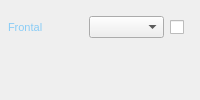
                 <widget class="QFrame" name="frParedFrontal">
                  <property name="styleSheet">
                   <string notr="true">QFrame#frParedFrontal {
    background-color: rgba(126,200,247,0.07);
    border: 1px solid rgba(126,200,247,0.30);
    border-left: 2px solid rgba(126,200,247,0.75);
    border-radius: 8px;
}</string>
                  </property>
                  <property name="frameShape">
                   <enum>QFrame::NoFrame</enum>
                  </property>
                  <layout class="QVBoxLayout" name="verticalLayout_4">
                   <property name="spacing">
                    <number>4</number>
                   </property>
                   <property name="leftMargin">
                    <number>8</number>
                   </property>
                   <property name="topMargin">
                    <number>6</number>
                   </property>
                   <property name="rightMargin">
                    <number>8</number>
                   </property>
                   <property name="bottomMargin">
                    <number>6</number>
                   </property>
                   <item>
                    <widget class="QFrame" name="pdFrontal">
                     <property name="frameShape">
                      <enum>QFrame::NoFrame</enum>
                     </property>
                     <layout class="QHBoxLayout" name="horizontalLayout_6">
                      <property name="spacing">
                       <number>6</number>
                      </property>
                      <property name="leftMargin">
                       <number>0</number>
                      </property>
                      <property name="topMargin">
                       <number>0</number>
                      </property>
                      <property name="rightMargin">
                       <number>0</number>
                      </property>
                      <property name="bottomMargin">
                       <number>0</number>
                      </property>
                      <item>
                       <widget class="QLabel" name="label_8">
                        <property name="minimumSize">
                         <size>
                          <width>66</width>
                          <height>0</height>
                         </size>
                        </property>
                        <property name="maximumSize">
                         <size>
                          <width>80</width>
                          <height>16777215</height>
                         </size>
                        </property>
                        <property name="styleSheet">
                         <string notr="true">color: rgba(126,200,247,0.90); font-size:11px;</string>
                        </property>
                        <property name="text">
                         <string>Frontal</string>
                        </property>
                       </widget>
                      </item>
                      <item>
                       <widget class="QComboBox" name="cbPdFrontal">
                        <property name="maximumSize">
                         <size>
                          <width>240</width>
                          <height>16777215</height>
                         </size>
                        </property>
                        <property name="toolTip">
                         <string>Material de la pared frontal</string>
                        </property>
                       </widget>
                      </item>
                      <item>
                       <widget class="QCheckBox" name="checkPdFrontal">
                        <property name="maximumSize">
                         <size>
                          <width>22</width>
                          <height>22</height>
                         </size>
                        </property>
                        <property name="toolTip">
                         <string>Activar para agregar objetos adheridos (ventanas, puertas, tableros...)</string>
                        </property>
                        <property name="text">
                         <string/>
                        </property>
                        <property name="checkable">
                         <bool>true</bool>
                        </property>
                       </widget>
                      </item>
                     </layout>
                    </widget>
                   </item>
                   <item>
                    <widget class="QFrame" name="contObjFrontal">
                     <property name="frameShape">
                      <enum>QFrame::NoFrame</enum>
                     </property>
                     <layout class="QVBoxLayout" name="verticalLayout_13">
                      <property name="spacing">
                       <number>3</number>
                      </property>
                      <property name="leftMargin">
                       <number>0</number>
                      </property>
                      <property name="topMargin">
                       <number>0</number>
                      </property>
                      <property name="rightMargin">
                       <number>0</number>
                      </property>
                      <property name="bottomMargin">
                       <number>0</number>
                      </property>
                      <item>
                       <widget class="QFrame" name="objetoPdFrontal">
                        <property name="frameShape">
                         <enum>QFrame::NoFrame</enum>
                        </property>
                        <layout class="QHBoxLayout" name="horizontalLayout_12">
                         <property name="spacing">
                          <number>0</number>
                         </property>
                         <property name="leftMargin">
                          <number>0</number>
                         </property>
                         <property name="topMargin">
                          <number>0</number>
                         </property>
                         <property name="rightMargin">
                          <number>0</number>
                         </property>
                         <property name="bottomMargin">
                          <number>0</number>
                         </property>
                        </layout>
                       </widget>
                      </item>
                     </layout>
                    </widget>
                   </item>
                  </layout>
                 </widget>
